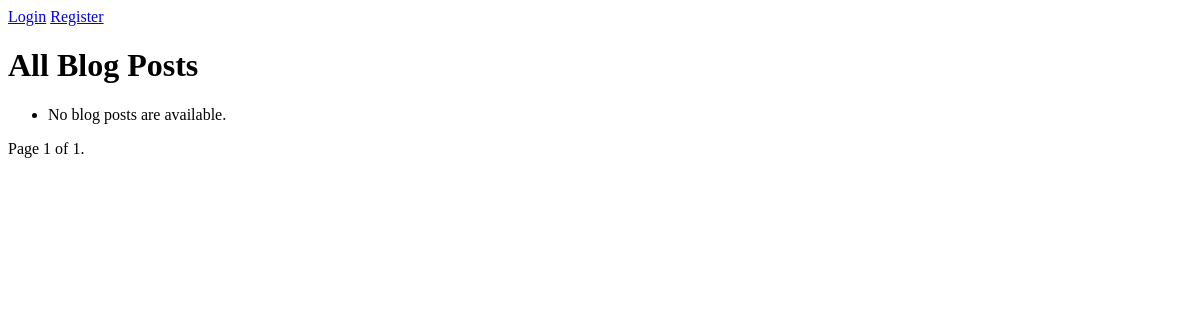
The app's page /api/posts/, older data.
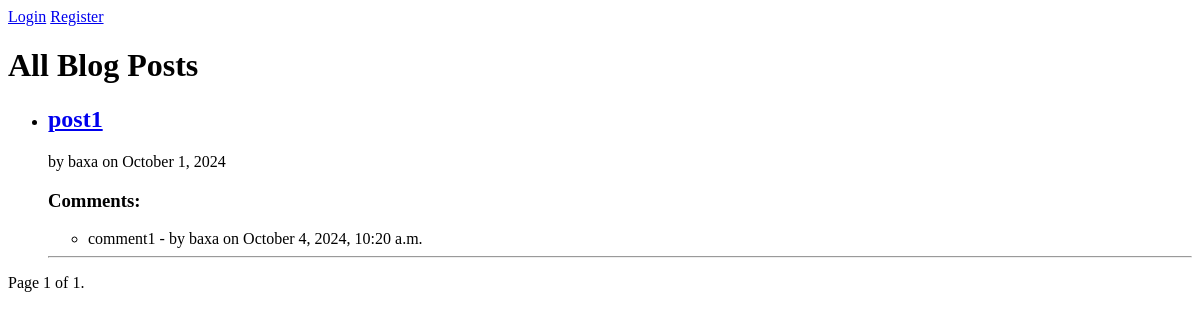
The same page, newer data.
### blog/models.py (models this page shows, shortened)
class Post(models.Model):
    title = models.CharField(max_length=255, null=False, blank=False)
    content = models.TextField()
    author = models.ForeignKey(CustomUser, on_delete=models.CASCADE)
    created_at = models.DateTimeField(auto_now_add=True)
    updated_at = models.DateTimeField(auto_now=True)
    tags = models.ManyToManyField(Tag, blank=True, related_name='tags')
    class Meta:
        indexes = [
            models.Index(fields=['author']),  # Index on author for optimized filtering
        ]

class CustomUser(models.Model):
    username = models.CharField(max_length=255)
    email = models.EmailField()
    password = models.CharField(max_length=255)
    bio = models.TextField()

class Comment(models.Model):
    post = models.ForeignKey(Post, related_name='comments', on_delete=models.CASCADE)
    author = models.ForeignKey(CustomUser, on_delete=models.CASCADE)
    text = models.TextField()
    created_at = models.DateTimeField(auto_now_add=True)
    class Meta:
        indexes = [
            models.Index(fields=['post', 'created_at']),  # Composite index on post and created_at
        ]

### blog/views.py (the view)
# urls.py: path('posts/', post_list, name='post_list'),
@cache_page(60)  # Cache this view for 60 seconds
def post_list(request):
    posts = Post.objects.select_related('author').prefetch_related('comments').order_by('-created_at')
    paginator = Paginator(posts, 5)
    page_number = request.GET.get('page')
    page_obj = paginator.get_page(page_number)
    return render(request, 'post_list.html', {'page_obj': page_obj})

### blog/templates/post_list.html (shortened to what this page needs)
<!DOCTYPE html>
<html>
<head>
</head>
<body>
    <nav>
        {% if user.is_authenticated %}
            <a href="{% url 'logout' %}">Logout</a>
            <a href="{% url 'post_create' %}">Create Post</a>
            <a href="{% url 'tag_list' %}">Tags</a>
        {% else %}
            <a href="{% url 'login' %}">Login</a>
            <a href="{% url 'register' %}">Register</a>
        {% endif %}
    </nav>
    <h1>All Blog Posts</h1>
    <ul>
        {% for post in page_obj %}
            <li>
                <h2>
                    <a href="{% url 'post_detail' post.id %}">{{ post.title }}</a>
                </h2>
                <p>by {{ post.author.username }} on {{ post.created_at|date:"F j, Y" }}</p>
                <h3>Comments:</h3>
                <ul>
                    {% for comment in post.comments.all %}
                        <li>{{ comment.text }} - by {{ comment.author.username }} on {{ comment.created_at|date:"F j, Y, g:i a" }}</li>
                    {% empty %}
                        <li>No comments yet.</li>
                    {% endfor %}
                </ul>
            </li>
            <hr>
        {% empty %}
            <li>No blog posts are available.</li>
        {% endfor %}
    </ul>
    <div class="pagination">
        <span class="step-links">
            <span class="current">
                Page {{ page_obj.number }} of {{ page_obj.paginator.num_pages }}.
            </span>
        </span>
    </div>
</body>
</html>

Row changes from the older to the newer data that the page shows:
added Post: title "post1", author.username "baxa", created_at "October 1, 2024"
added Comment: text "comment1", author.username "baxa", created_at "October 4, 2024, 10:20 a.m."
Text that changed along with them:
text no longer shown: "No blog posts are available."
